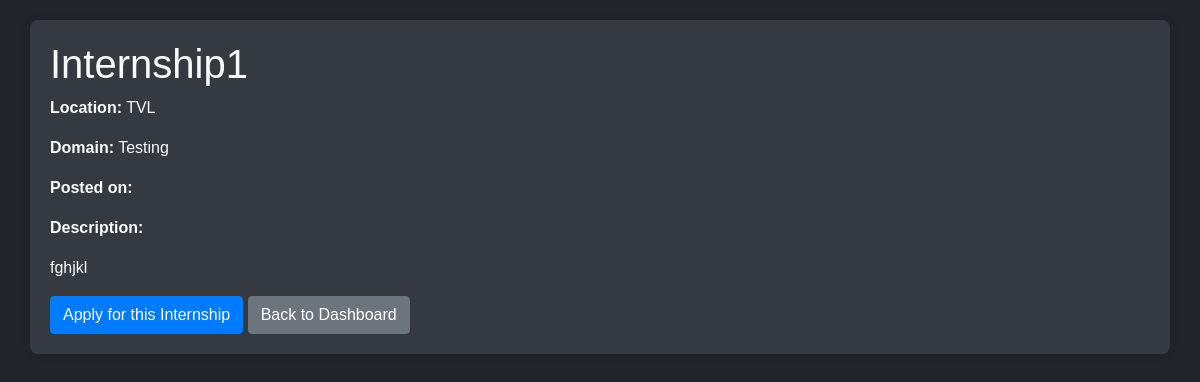
/internship/1/ (signed in), run on the app's committed database.
### JobApp/models.py (models this page shows, shortened)
class Internship(models.Model):
    title = models.CharField(max_length=200)
    description = models.TextField()
    company = models.CharField(max_length=200)
    location = models.CharField(max_length=200)
    domain_name = models.CharField(max_length=255)
    posted_date = models.DateField(auto_now_add=True)

### JobApp/views.py (the view)
# urls.py: path('internship/<int:internship_id>/', internship_detail, name='internship_detail'),
@login_required
def internship_detail(request, internship_id):
    internship = get_object_or_404(Internship, pk=internship_id)
    return render(request, 'internship_detail.html', {'internship': internship})

### JobApp/templates/internship_detail.html (shortened to what this page needs)
<!DOCTYPE html>
<html lang="en">
<head>
    <link rel="stylesheet" href="https://stackpath.bootstrapcdn.com/bootstrap/4.5.2/css/bootstrap.min.css">
</head>
<body>
    <div class="container">
        <h1>{{ internship.title }}</h1>
        <p><strong>Location:</strong> {{ internship.location }}</p>
        <p><strong>Domain:</strong> {{ internship.domain_name }}</p>
        <p><strong>Posted on:</strong> {{ internship.posted_on|date:"F j, Y" }}</p>
        <p><strong>Description:</strong></p>
        <p>{{ internship.description }}</p>
        <a href="{% url 'apply_internship' internship.id %}" class="btn btn-primary">Apply for this Internship</a>
        <a href="{% url 'user_dashboard' %}" class="btn btn-secondary">Back to Dashboard</a>
    </div>
</body>
</html>

### JobApp/templates/internship_detail.html (style rules this page uses)
body { font-family: Arial, sans-serif; background-color: #212529; color: #f8f9fa; margin: 0; padding: 20px; }
.container { background-color: #343a40; padding: 20px; border-radius: 8px; box-shadow: 0 0 10px rgba(0, 0, 0, 0.1); }
h1 { color: #f8f9fa; }
p { color: #f8f9fa; }
.btn-primary { background-color: #007bff; border-color: #007bff; }
.btn-secondary { background-color: #6c757d; border-color: #6c757d; }

### data on the page
Internship: title "Internship1", location "TVL", domain_name "Testing", description "fghjkl"
